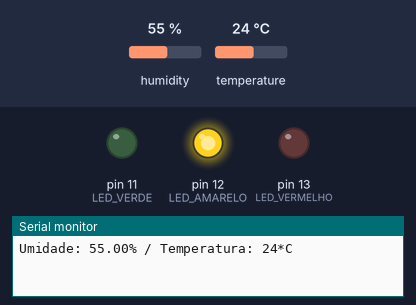
Bench run of a sketch on a simulated Arduino Uno, built with avr-gcc and run on an emulated ATmega328P. Shown: output pins drawn as LEDs (lit = HIGH), the last lines printed to the serial monitor. Inputs (shaded band) come from the test bench; at power-on: humidity 55 %, temperature 24 °C.

Above: at 3.2 s.
3.3 s: humidity set to 52 %
6.0 s: humidity set to 49 %
At 6.7 s:
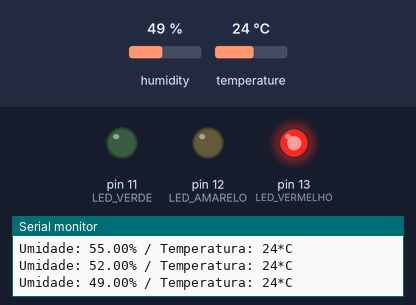
8.7 s: humidity set to 88 %
At 11.3 s:
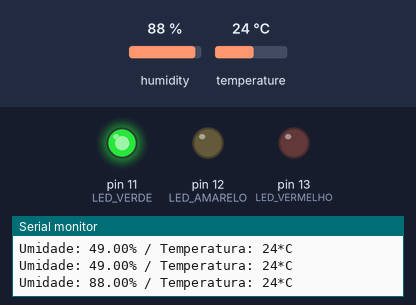
11.6 s: humidity set to 82 %
14.3 s: humidity set to 79 %
At 17.3 s:
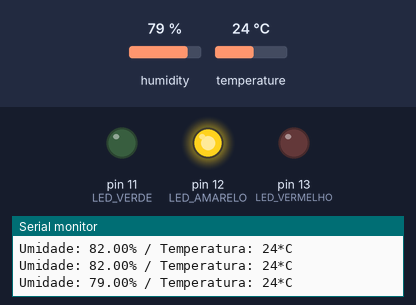
17.6 s: humidity set to 22 %
At 18.7 s:
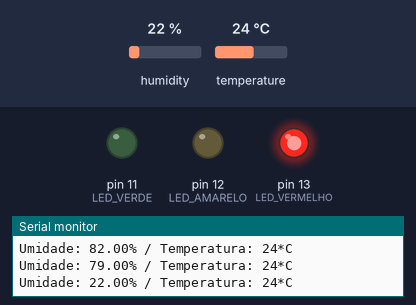
Timing chart, 0 to 20.6 s (numbered marks = the images above; inputs shaded):
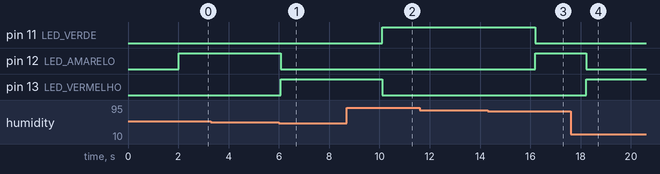

The sketch:

temperatura_com_led.ino
```cpp
#include "dht.h"

//ORGANIZAÇÃO DOS PINOS (DHT)

//PINO 1: FORÇA (5V)
//PINO 2: SERIAL INPUT
//PINO 3:
//PINO 4: GND

const int LED_VERMELHO = LED_BUILTIN; //Entrada 13
const int LED_AMARELO = 12;
const int LED_VERDE = 11;

char VERMELHO[]  = "vermelho";
char AMARELO[]  = "amarelo";
char VERDE[]  = "verde";

const int UMIDADE_BAIXA = 50;
const int UMIDADE_ALTA = 80;

const int pinoDHT11 = A2;
dht DHT;

void setup() {
  pinMode(LED_VERMELHO, OUTPUT);
  pinMode(LED_AMARELO, OUTPUT);
  pinMode(LED_VERDE, OUTPUT);

  Serial.begin(9600);
  delay(2000);

}

void loop() {
  DHT.read11(pinoDHT11);

  Serial.print("Umidade: ");
  Serial.print(DHT.humidity);
  Serial.print("%");

  Serial.print(" / Temperatura: ");
  Serial.print(DHT.temperature, 0);
  Serial.println("*C");

  if(DHT.humidity <= UMIDADE_BAIXA){
    acendeLed(VERMELHO);
  }else if(DHT.humidity > UMIDADE_BAIXA && DHT.humidity <= UMIDADE_ALTA){
    acendeLed(AMARELO);
  }else if(DHT.humidity > UMIDADE_ALTA){
    acendeLed(VERDE);
  }

  delay(2000);

}

void acendeLed(char corLed[]){
  if(corLed == VERMELHO){
    digitalWrite(LED_VERMELHO, HIGH);
    digitalWrite(LED_AMARELO, LOW);
    digitalWrite(LED_VERDE, LOW);
  }
  if(corLed == AMARELO){
     digitalWrite(LED_VERMELHO, LOW);
    digitalWrite(LED_AMARELO, HIGH);
    digitalWrite(LED_VERDE, LOW);
  }
  if(corLed == VERDE){
     digitalWrite(LED_VERMELHO, LOW);
    digitalWrite(LED_AMARELO, LOW);
    digitalWrite(LED_VERDE, HIGH);
  }
}
```

Measured:
- the behaviour switches between 51 and 50 % on humidity (found by bisection; images 0 and 1)
- the behaviour switches between 81 and 80 % on humidity (found by bisection; images 2 and 3)
- after the input at 6.0 s, pin 12 (LED_AMARELO): HIGH → LOW after 0.07 s; pin 13 (LED_VERMELHO): LOW → HIGH after 0.07 s
- after the input at 8.7 s, pin 11 (LED_VERDE): LOW → HIGH after 1.4 s; pin 13 (LED_VERMELHO): HIGH → LOW after 1.4 s
- after the input at 14.3 s, pin 11 (LED_VERDE): HIGH → LOW after 1.9 s; pin 12 (LED_AMARELO): LOW → HIGH after 1.9 s
- after the input at 17.6 s, pin 12 (LED_AMARELO): HIGH → LOW after 0.62 s; pin 13 (LED_VERMELHO): LOW → HIGH after 0.62 s
